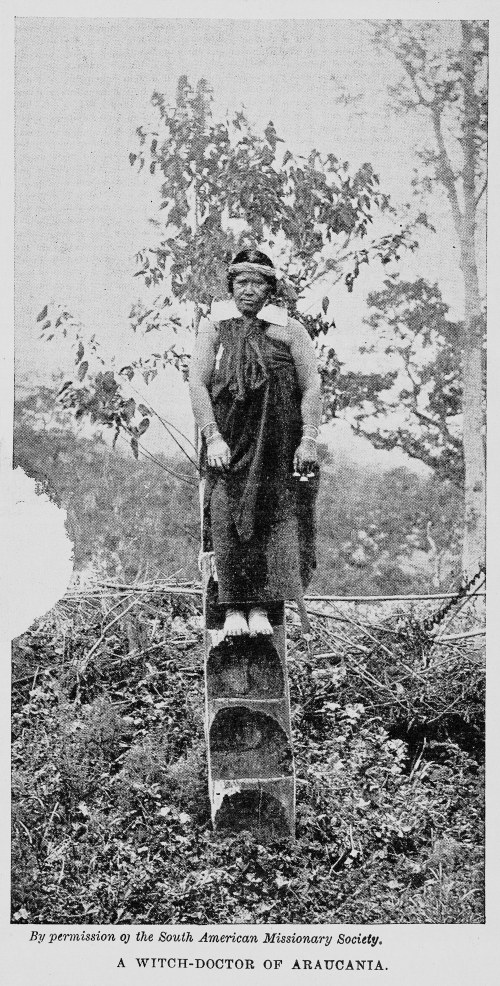
#> input picture IMG/002 copy.jpg, 1500 x 2958 px (shown at 1/3 size); its folder holds only this picture in this run
$ python build_thumbs.py
#> lines starting #> are read from the running program, lines starting #| are printed output that depends on the picture
#> in main, `atlas = Image.new("L", (COLS * CELL_W, ROWS * CELL_H), 244)`: atlas: PIL image 3072x2304 L; every value is 244
#> call 2 of process, with i = 2
#> in load_limited, im is the input picture: PIL image 1500x2958 RGB; min 0, max 241, mean 154.7
#!/usr/bin/env python3
"""Build a grayscale sprite atlas + on-demand plate JPEGs from IMG/."""
import os
from concurrent.futures import ThreadPoolExecutor, as_completed
from PIL import Image, ImageEnhance, ImageOps

ROOT = os.path.dirname(os.path.abspath(__file__))
SRC = os.path.join(ROOT, "IMG")
OUT = os.path.join(ROOT, "media")
PLATES = os.path.join(OUT, "plates")

CELL_W, CELL_H = 192, 144
COLS, ROWS = 16, 16
PLATE_MAX = 1280


def gray(im):
    g = ImageOps.grayscale(im)
    return ImageEnhance.Contrast(g).enhance(1.06)


def load_limited(path, max_side):
    im = Image.open(path)
    try:
        im.draft("L", (max_side, max_side))
    except Exception:
        pass
    im.load()
    return gray(im)


def process(i):
    name = f"{i:03d} copy.jpg"
    path = os.path.join(SRC, name)
    if not os.path.isfile(path):
        return i, None, None
    tile_src = load_limited(path, 512)
    tile = ImageOps.fit(tile_src, (CELL_W, CELL_H), Image.Resampling.LANCZOS)
    plate = load_limited(path, PLATE_MAX)
    plate.thumbnail((PLATE_MAX, PLATE_MAX), Image.Resampling.LANCZOS)
    plate_path = os.path.join(PLATES, f"{i:03d}.jpg")
    plate.save(plate_path, "JPEG", quality=80, optimize=True, progressive=True)
    return i, tile, os.path.getsize(plate_path)


def main():
    os.makedirs(PLATES, exist_ok=True)
    atlas = Image.new("L", (COLS * CELL_W, ROWS * CELL_H), 244)
    tiles = {}
    n = 0
    bytes_plates = 0
    with ThreadPoolExecutor(max_workers=8) as ex:
        futs = [ex.submit(process, i) for i in range(1, 257)]
#> in process (call 2), `tile = ImageOps.fit(tile_src, (CELL_W, CELL_H), Image.Resampling.LANCZ..`:
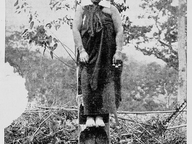
#> tile: PIL image 192x144 L; min 0, max 253, mean 146.5
#> in process (call 2), `plate.thumbnail((PLATE_MAX, PLATE_MAX), Image.Resampling.LANCZOS)`:
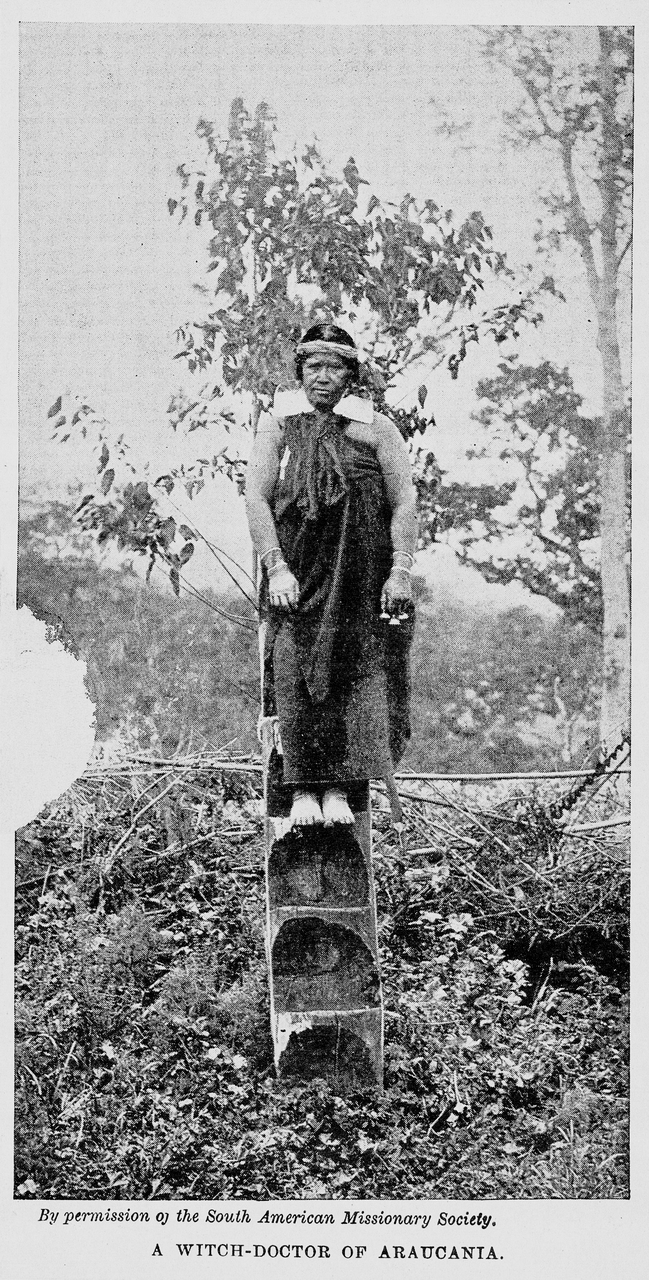
#> plate: PIL image 649x1280 L; min 0, max 255, mean 154.6
        for fut in as_completed(futs):
            i, tile, sz = fut.result()
            n += 1
            if tile is None:
                print(f"missing {i:03d}")
                continue
            tiles[i] = tile
            bytes_plates += sz or 0
            if n % 32 == 0:
                print(f"processed {n}/256")
#> after the loop, tiles = 1 item
    for i, tile in tiles.items():
        idx = i - 1
        col, row = idx % COLS, idx // COLS
        atlas.paste(tile, (col * CELL_W, row * CELL_H))
#> this loop made 1 pass
#> (i, idx, col, row) on pass 1: (2, 1, 1, 0)
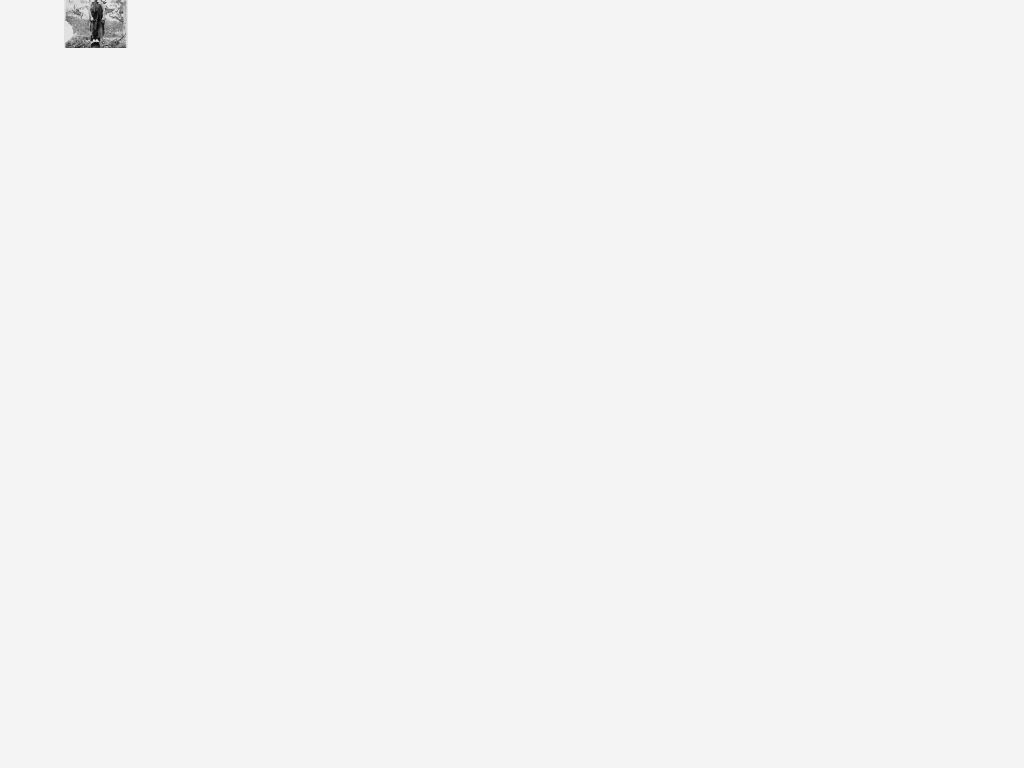
#> atlas: PIL image 3072x2304 L (shown at 1/3 size); min 0, max 253, mean 243.6
    atlas_path = os.path.join(OUT, "atlas.jpg")
    atlas.save(atlas_path, "JPEG", quality=78, optimize=True, progressive=True)
    print(f"atlas {os.path.getsize(atlas_path)/1e6:.2f} MB")
    print(f"plates {bytes_plates/1e6:.2f} MB")
    print("done")


if __name__ == "__main__":
    main()
